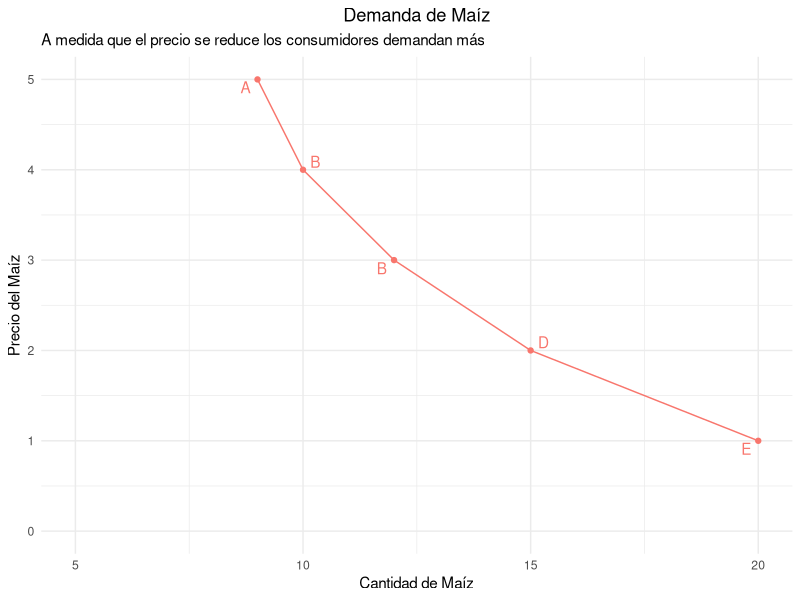
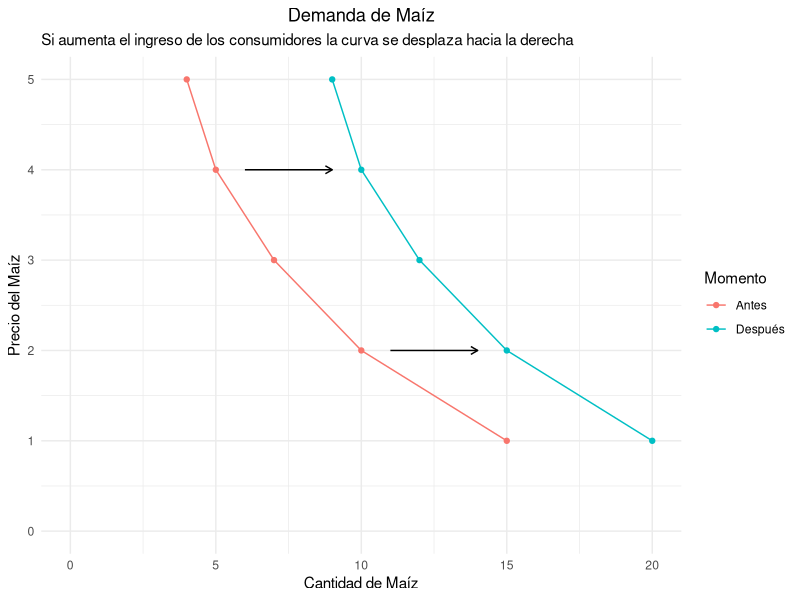
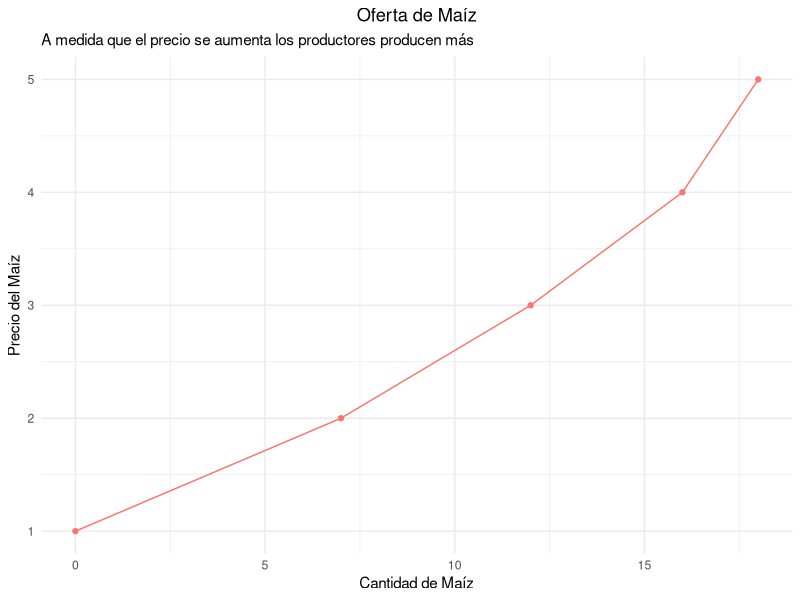

Recreate these plots in R, in order.
## ---- chunk 1
knitr::opts_chunk$set(echo = FALSE, fig.height=4, fig.width=6)
library(tidyverse)
library(ggrepel)
library(cowplot)
library(knitr)

theme_set(theme_minimal() + 
            theme(plot.title = element_text(hjust = 0.5)))

## ---- chunk 2
# Nordhaus pg. 46

df <- tribble(
  ~precio, ~cantidad, ~lab, ~momento,
  5,     9,           "A",  "Después",
  4,     10,          "B",  "Después",
  3,     12,          "B",  "Después",
  2,     15,          "D",  "Después",
  1,     20,          "E",  "Después"
)

ggplot(df, aes(x=cantidad, y=precio, color = momento)) + 
  geom_line() + 
  geom_point() +
  geom_text_repel(aes(label=lab), show.legend=FALSE) + 
  xlim(5, 20) + 
  ylim(0, 5) + 
  labs(x="Cantidad de Maíz",
       y="Precio del Maíz",
       title = "Demanda de Maíz",
       subtitle = "A medida que el precio se reduce los consumidores demandan más") +
  theme(legend.position = "none")

## ---- chunk 3
df_2 <- bind_rows(
  df,
  mutate(df, 
         momento = "Antes",
         cantidad = cantidad-5)
)

ggplot(df_2, aes(x=cantidad, y=precio, color=momento)) + 
  geom_line() + 
  geom_point() +
  xlim(0, 20) + 
  ylim(0, 5) + 
  annotate("segment", x = 6, xend = 9, y=4, yend=4, arrow = arrow(length = unit(0.2, "cm"))) + 
  annotate("segment", x = 11, xend = 14, y=2, yend=2, arrow = arrow(length = unit(0.2, "cm"))) + 
  labs(x="Cantidad de Maíz",
       y="Precio del Maíz",
       title = "Demanda de Maíz",
       subtitle = "Si aumenta el ingreso de los consumidores la curva se desplaza hacia la derecha") +
  scale_color_discrete(name = "Momento")
## ---- chunk 4
df_3 <- mutate(df, 
         cantidad_ofrecida = c(18, 16, 12, 7, 0))

ggplot(df_3, aes(x=cantidad_ofrecida, y=precio, color = momento)) + 
  geom_line() + 
  geom_point() +
  labs(x="Cantidad de Maíz",
       y="Precio del Maíz",
       title = "Oferta de Maíz",
       subtitle = "A medida que el precio se aumenta los productores producen más") +
  theme(legend.position = "none")
